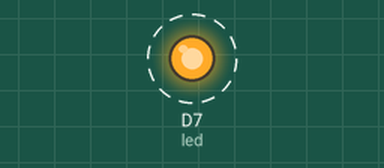
Recording of a sketch running on a simulated ESP8266 (NodeMCU). Shown: output pins drawn as LEDs (lit = HIGH). Dashed ring = blinking.

Above: at 0.05 s.
Timing chart, 0 to 3.0 s (numbered marks = the images above):
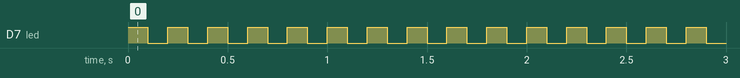

The sketch:

Test.ino
```cpp
int led = D7; // Instead of writing D7 over and over again, we'll write led2

// This one is the little blue LED on your board. On the Photon it is next to D7, and on the Core it is next to the USB jack.
// Having declared these variables, let's move on to the setup function.
// The setup function is a standard part of any microcontroller program.
// It runs only once when the device boots up or is reset.

void setup() {

  // We are going to tell our device that D0 and D7 (which we named led1 and led2 respectively) are going to be output
  // (That means that we will be sending voltage to them, rather than monitoring voltage that comes from them)

  // It's important you do this here, inside the setup() function rather than outside it or in the loop function.

  pinMode(led, OUTPUT);

}

// Next we have the loop function, the other essential part of a microcontroller program.
// This routine gets repeated over and over, as quickly as possible and as many times as possible, after the setup function is called.
// Note: Code that blocks for too long (like more than 5 seconds), can make weird things happen (like dropping the network connection).  The built-in delay function shown below safely interleaves required background activity, so arbitrarily long delays can safely be done if you need them.

void loop() {
  // To blink the LED, first we'll turn it on...
  digitalWrite(led, HIGH);

  // We'll leave it on for 1 second...
  delay(100);

  // Then we'll turn it off...
  digitalWrite(led, LOW);

  // Wait 1 second...
  delay(100);

  // And repeat!
}
```

Measured:
- by itself, D7 (led): alternates HIGH for 0.10 s and LOW for 0.10 s
